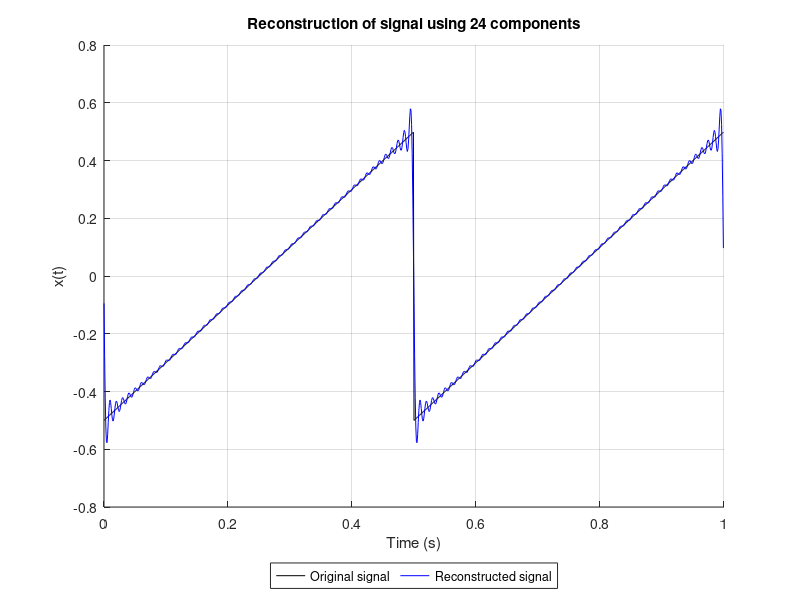

The MATLAB source for this figure:
close all; clear variables; clc;
fs = 1024;
N = 1024;
t = (0:N-1)/fs;
Tt = N/fs;
fsig = 2;
x =  0.5*sawtooth(2*pi*fsig*t);
X = 2*fft(x)/N;
Phase = unwrap(angle(X));
X_mag = abs(X);
f1 = 1/Tt;
f = (0:N-1)*f1;
c = 100;
xr = zeros(1,N);
xr = xr + X_mag(1)/2;
for m = 2:c
	xr = xr + X_mag(m)*cos(2*pi*f(m)*t + Phase(m));
end

hold on
plot(t,x,'k','DisplayName','Original signal');
plot(t,xr,'b','DisplayName','Reconstructed signal');
ylabel('x(t)')
xlabel('Time (s)');

legend('Orientation','horizontal','Box','on','Location','southoutside')
title('Reconstruction of signal using 24 components')
grid()
saveas(gcf,sprintf('%s.png',mfilename));
